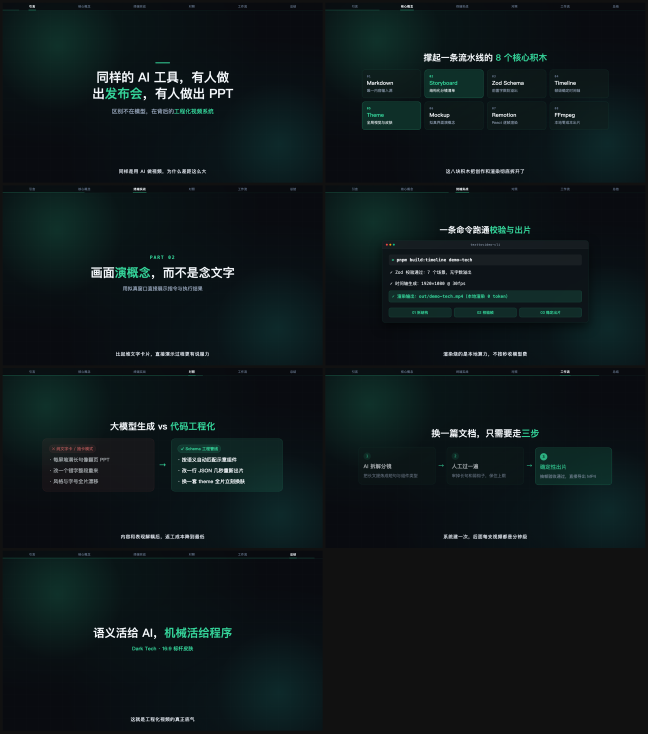
#> input picture src/styles/dark-tech/reference.png, 1944 x 2200 px (shown at 1/3 size)
$ python prepare-handdraw.py ../src/styles/dark-tech/reference.png
#> lines starting #> are read from the running program, lines starting #| are printed output that depends on the picture
#!/usr/bin/env python3
"""
手绘白板动画预处理脚本（零 OpenCV 依赖，仅用 Pillow + NumPy + SciPy）：
给定一张彩色插画 <img.png>，自动生成：
  1. <img.sketch.png>  ：透明底深棕线稿图（Sobel 边缘 + 暗部细节提取）
  2. <img.strokes.json>：归一化 (0..1) 线稿笔尖轨迹 sketchPoints + Z 字上色轨迹 paintPoints

用法：
  .venv-tts/bin/python scripts/prepare-handdraw.py <image_path_or_slug> [--force]
"""
import json
import math
import sys
from pathlib import Path

import numpy as np
from PIL import Image
from scipy.ndimage import gaussian_filter, sobel


def extract_sketch_and_strokes(img_path: Path, force: bool = False) -> None:
#> called with force = False
    sketch_path = img_path.with_suffix(".sketch.png")
    strokes_path = img_path.with_suffix(".strokes.json")

    if not force and sketch_path.exists() and strokes_path.exists():
        print(f"⏭  已存在手绘预处理产物，跳过: {img_path.name}")
        return

    img = Image.open(img_path).convert("RGB")
#> img is the input picture: PIL image 1944x2200 RGB; mean R, G, B 14.6, 24.3, 26.2
    w, h = img.size
#> w = 1944; h = 2200
    arr = np.asarray(img, dtype=np.float32) / 255.0

    # 1. 灰度 + 轻微高斯平滑去噪，再用 Sobel 提取清晰轮廓边缘
    gray = 0.299 * arr[:, :, 0] + 0.587 * arr[:, :, 1] + 0.114 * arr[:, :, 2]
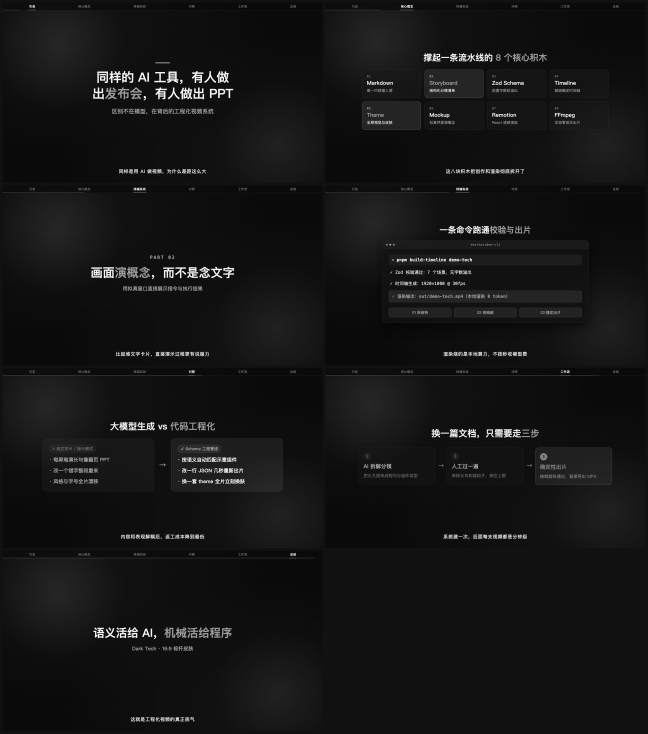
#> gray: shape (2200, 1944) float32 (shown at 1/3 size); min 0, max 1, mean 0.0849
    smooth = gaussian_filter(gray, sigma=0.9)
    gx = sobel(smooth, axis=1)
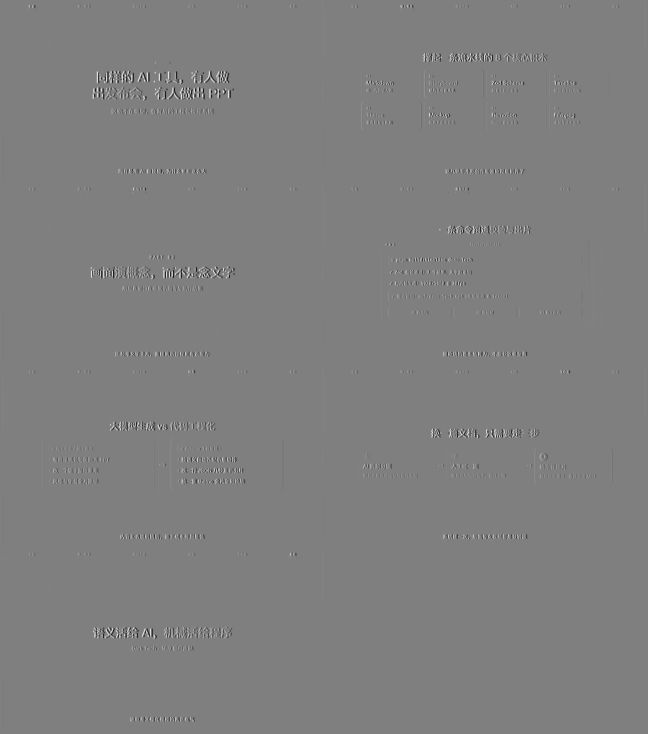
#> gx: shape (2200, 1944) float32 (shown at 1/3 size); min -2.6, max 2.59, mean -4.13e-12; drawn with min black and max white
    gy = sobel(smooth, axis=0)
    mag = np.hypot(gx, gy)
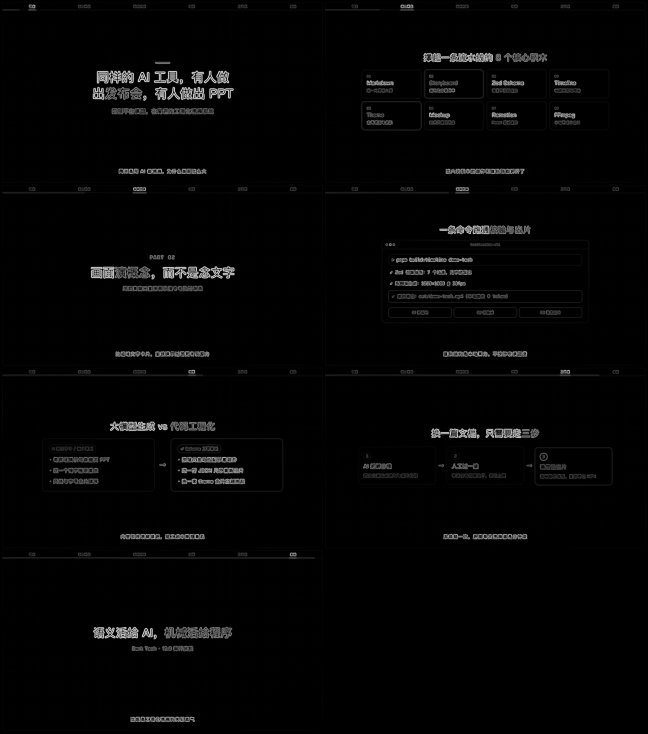
#> mag: shape (2200, 1944) float32 (shown at 1/3 size); min 0, max 2.6, mean 0.0484; drawn with min black and max white

    # 归一化边缘强度，保留清晰的工笔/钢笔线条感
    p95 = float(np.percentile(mag, 96)) or 1.0
#> p95 = 0.306
    edge = np.clip((mag / p95) * 1.35, 0.0, 1.0)
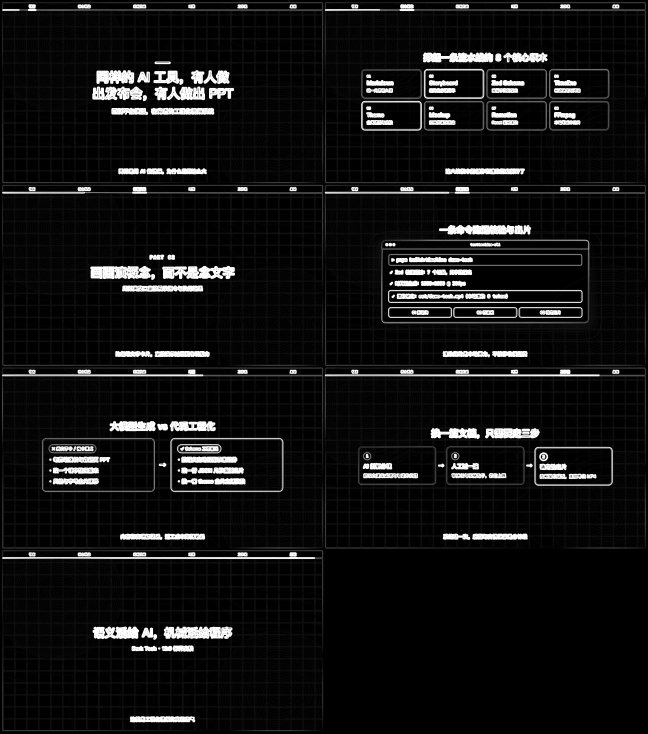
#> edge: shape (2200, 1944) float32 (shown at 1/3 size); min 0, max 1, mean 0.0743
    # 去掉微弱背景噪点，强化真实线条
    edge = np.where(edge > 0.18, np.clip((edge - 0.18) / 0.65, 0.0, 1.0), 0.0)

    # 融合少量原图极暗线条（如纯黑轮廓/深色细节）
    dark_ink = np.clip((0.28 - gray) / 0.22, 0.0, 1.0) * 0.55
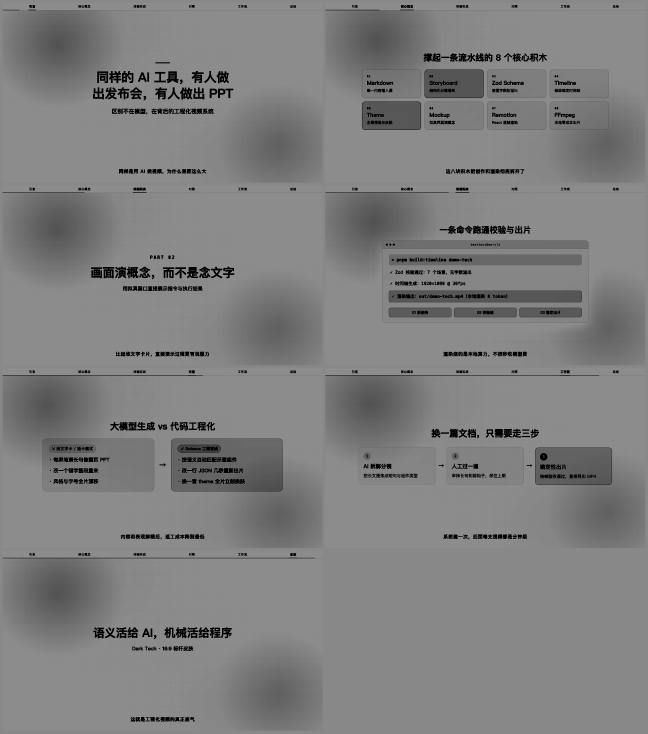
#> dark_ink: shape (2200, 1944) float32 (shown at 1/3 size); min 0, max 0.55, mean 0.499
    ink_alpha = np.clip(np.maximum(edge, dark_ink), 0.0, 1.0)
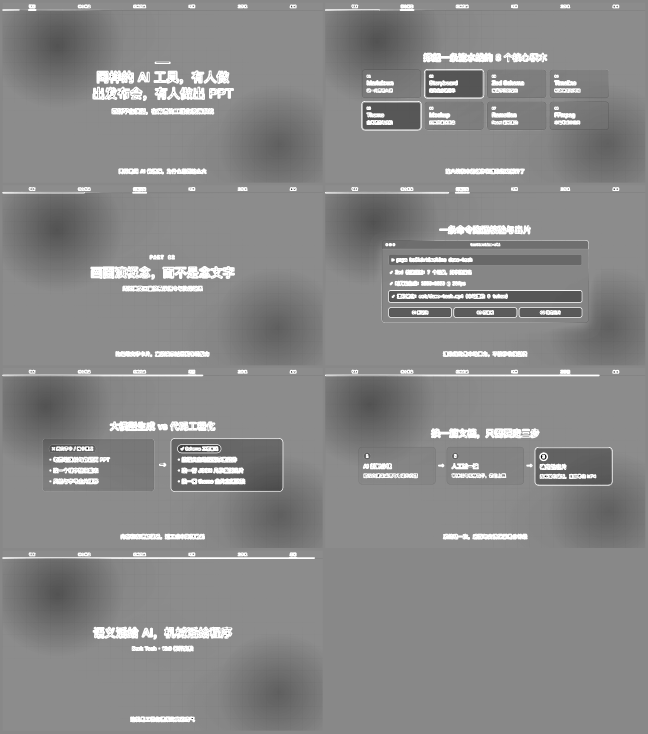
#> ink_alpha: shape (2200, 1944) float32 (shown at 1/3 size); min 0, max 1, mean 0.537

    # 输出透明底深棕墨水线稿 (#2C1E14)
    rgba = np.zeros((h, w, 4), dtype=np.uint8)
    rgba[:, :, 0] = 44
    rgba[:, :, 1] = 30
    rgba[:, :, 2] = 20
    rgba[:, :, 3] = (ink_alpha * 245).astype(np.uint8)
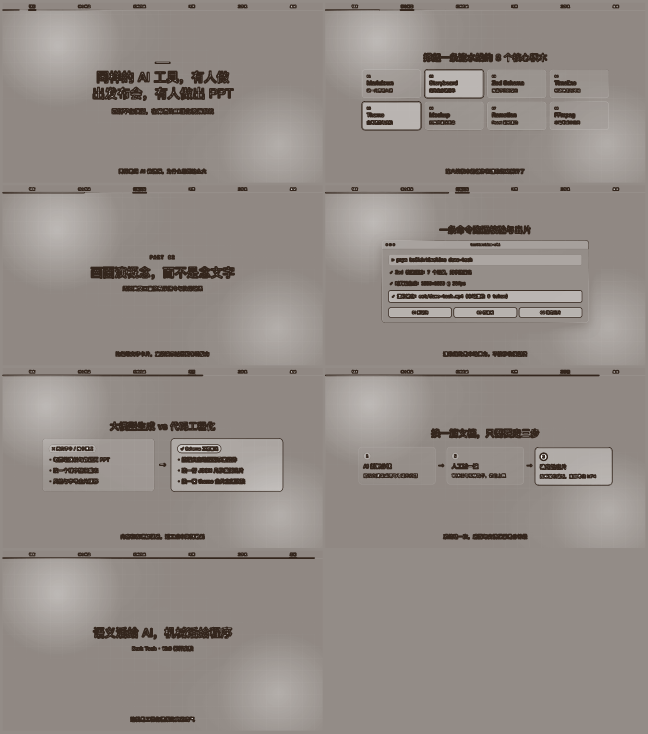
#> rgba: shape (2200, 1944, 4) (shown at 1/3 size); mean of channels 0, 1, 2, 3 44, 30, 20, 130.9; transparent parts drawn white
    Image.fromarray(rgba, mode="RGBA").save(sketch_path)

    # 2. 基于线稿密度网格生成最近邻连贯笔尖轨迹 (sketchPoints)
    grid_cols, grid_rows = 28, 18
    cell_w = w / grid_cols
#> cell_w = 69.43
    cell_h = h / grid_rows
#> cell_h = 122.2
    candidates = []
    for r in range(grid_rows):
        for c in range(grid_cols):
            y0, y1 = int(r * cell_h), int((r + 1) * cell_h)
            x0, x1 = int(c * cell_w), int((c + 1) * cell_w)
            patch = ink_alpha[y0:y1, x0:x1]
            density = float(patch.mean())
            if density > 0.035:
                candidates.append(((c + 0.5) / grid_cols, (r + 0.5) / grid_rows, density))
#> after the loop, candidates = 504 items, first 6: (0.0179, 0.0278, 0.513), (0.0536, 0.0278, 0.475), (0.0893, 0.0278, 0.428), (0.125, 0.0278, 0.47), (0.161, 0.0278, 0.495), (0.196, 0.0278, 0.541)

    if not candidates:
        candidates = [(0.2, 0.2, 1.0), (0.8, 0.2, 1.0), (0.8, 0.8, 1.0), (0.2, 0.8, 1.0)]

    # 从最左上角有线条的区域起笔，按最近邻贪心串联成自然手绘轨迹
    candidates.sort(key=lambda p: p[0] + p[1])
    visited = [False] * len(candidates)
#> visited = 504 items, first 6: False, False, False, False, False, False
    order = [0]
    visited[0] = True
    for _ in range(len(candidates) - 1):
        cur_x, cur_y, _ = candidates[order[-1]]
        best_i = -1
        best_d = 1e9
        for i, (cx, cy, _) in enumerate(candidates):
            if visited[i]:
                continue
            d = math.hypot(cx - cur_x, cy - cur_y)
            if d < best_d:
                best_d = d
                best_i = i
        if best_i >= 0:
            visited[best_i] = True
            order.append(best_i)
#> this loop made 503 passes
#> (cur_x, cur_y) on passes 1 to 3: (0.0179, 0.0278), (0.0536, 0.0278), (0.0893, 0.0278)
#> after the loop, order = 504 values, max 503 at index 476, min 0 at index 0, mean 251.5; visited = 504 items, first 6: True, True, True, True, True, True

    # 下采样控制在 ~95 个关键轨迹点，流畅且 JSON 轻量
    step = max(1, len(order) // 95)
#> step = 5
    sketch_pts = [
        [round(candidates[idx][0], 4), round(candidates[idx][1], 4)]
        for idx in order[::step]
    ]
#> sketch_pts = 101 pairs, first value 0.0179 to 0.982, second value 0.0278 to 0.972
    if order[-1] != order[::step][-1]:
        sketch_pts.append([round(candidates[order[-1]][0], 4), round(candidates[order[-1]][1], 4)])

    # 3. 计算主体包围盒并生成斜向 Z 字形上色涂抹轨迹 (paintPoints)
    xs = [p[0] for p in sketch_pts]
#> xs = 102 values, max 0.982 at index 28, min 0.0179 at index 0, mean 0.494
    ys = [p[1] for p in sketch_pts]
#> ys = 102 values from 0.0278 to 0.972
    min_x, max_x = max(0.04, min(xs) - 0.05), min(0.96, max(xs) + 0.05)
#> min_x = 0.04; max_x = 0.96
    min_y, max_y = max(0.04, min(ys) - 0.05), min(0.96, max(ys) + 0.05)
#> min_y = 0.04; max_y = 0.96

    paint_pts = []
    stripes = 7
    for i in range(stripes):
        t = i / max(1, stripes - 1)
        y = min_y + t * (max_y - min_y)
        if i % 2 == 0:
            paint_pts.append([round(min_x, 4), round(y, 4)])
            paint_pts.append([round((min_x + max_x) / 2, 4), round(y, 4)])
            paint_pts.append([round(max_x, 4), round(y, 4)])
        else:
            paint_pts.append([round(max_x, 4), round(y, 4)])
            paint_pts.append([round((min_x + max_x) / 2, 4), round(y, 4)])
            paint_pts.append([round(min_x, 4), round(y, 4)])
#> this loop made 7 passes
#> y on passes 1 to 7: 0.04, 0.193, 0.347, 0.5, 0.653, 0.807, 0.96
#> after the loop, paint_pts = 21 items, first 6: [0.04, 0.04], [0.5, 0.04], [0.96, 0.04], [0.96, 0.193], [0.5, 0.193], [0.04, 0.193]

    payload = {
        "width": w,
        "height": h,
        "sketchPoints": sketch_pts,
        "paintPoints": paint_pts,
    }
    strokes_path.write_text(json.dumps(payload, separators=(",", ":")), encoding="utf-8")
    print(f"✓ 已生成手绘线稿与轨迹: {sketch_path.name} ({len(sketch_pts)} 线稿点, {len(paint_pts)} 上色点)")
#| ✓ 已生成手绘线稿与轨迹: reference.sketch.png (102 线稿点, 21 上色点)


def main() -> None:
    args = [a for a in sys.argv[1:] if not a.startswith("--")]
    force = "--force" in sys.argv[1:]
    if not args:
        print("用法: prepare-handdraw.py <image_path_or_slug> [--force]")
        sys.exit(1)

    target = Path(args[0])
    if target.exists() and target.is_file():
        extract_sketch_and_strokes(target, force=force)
        return

    # 按 slug 扫描 storyboard.json 中所有 hand-draw 场景引用的图片
    sb_path = Path("content") / args[0] / "storyboard.json"
    if not sb_path.exists():
        print(f"✗ 找不到图片或分镜文件: {args[0]}")
        sys.exit(1)

    sb = json.loads(sb_path.read_text(encoding="utf-8"))
    images: list[str] = []
    for scene in sb.get("scenes", []):
        if scene.get("type") != "hand-draw":
            continue
        if scene.get("image"):
            images.append(scene["image"])
        for it in scene.get("items", []):
            if it.get("image"):
                images.append(it["image"])

    if not images:
        print(f"ℹ️  [{args[0]}] 无 hand-draw 场景，跳过手绘预处理。")
        return

    for rel in dict.fromkeys(images):
        p = Path("public") / rel
        if p.exists():
            extract_sketch_and_strokes(p, force=force)
        else:
            print(f"⚠️  未找到手绘源图: {p}")


if __name__ == "__main__":
    main()

$ run again, on src/styles/warm-editorial/reference.png
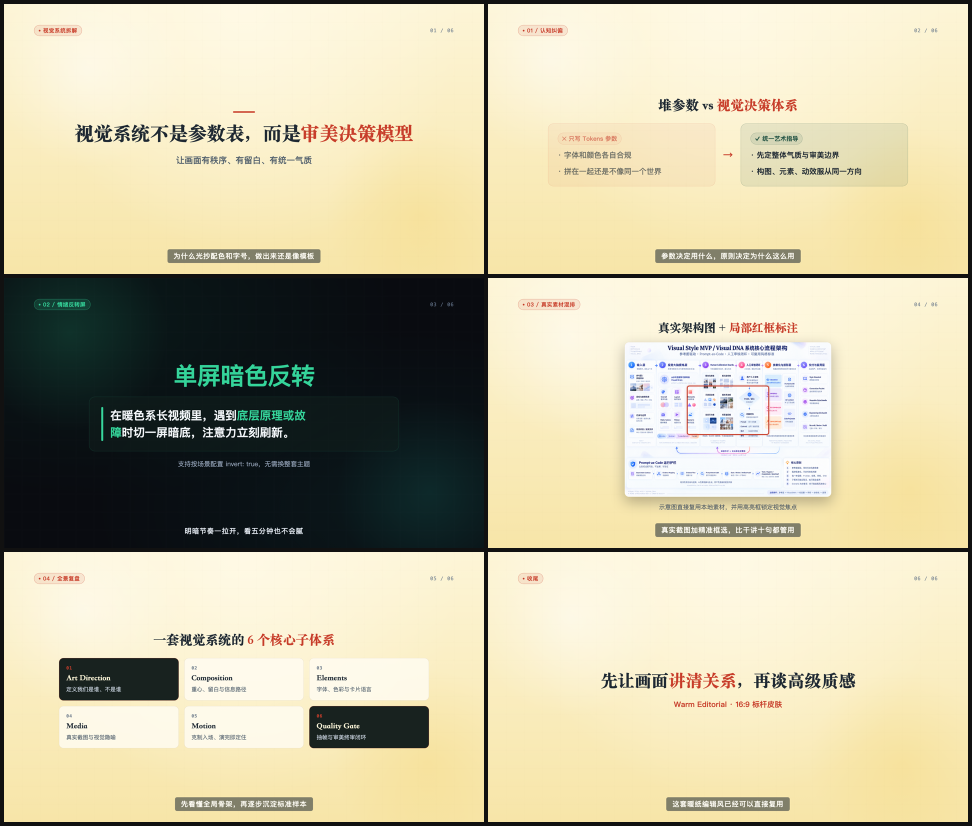
#> input picture src/styles/warm-editorial/reference.png, 1944 x 1652 px (shown at 1/2 size)
#> in extract_sketch_and_strokes, img is the input picture: PIL image 1944x1652 RGB; mean R, G, B 198.2, 191.6, 162.4
#> in extract_sketch_and_strokes, `mag = np.hypot(gx, gy)`:
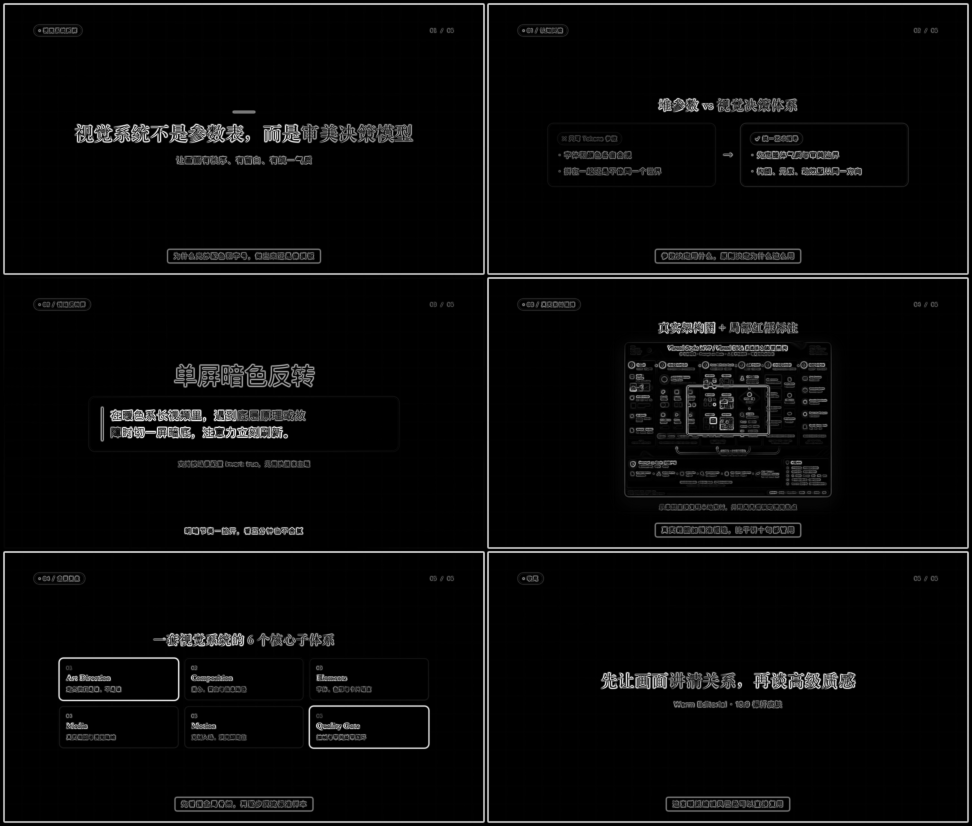
#> mag: shape (1652, 1944) float32 (shown at 1/2 size); min 0, max 2.52, mean 0.0921; drawn with min black and max white
#> p95 = 0.913
#> in extract_sketch_and_strokes, `rgba[:, :, 3] = (ink_alpha * 245).astype(np.uint8)`:
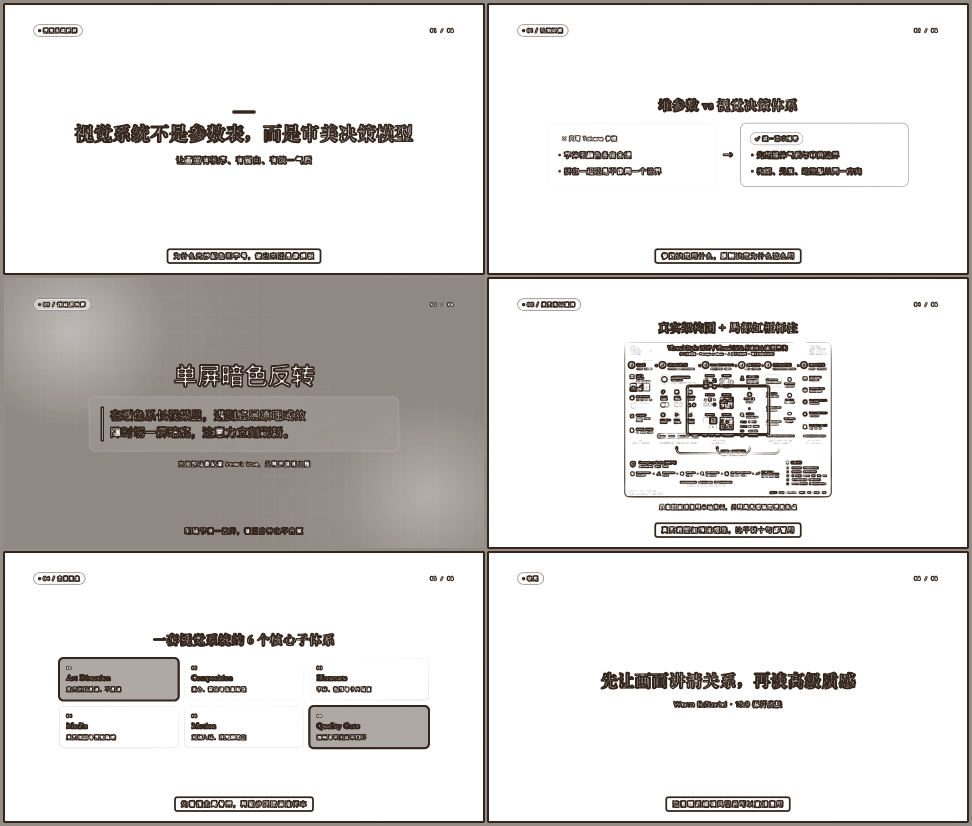
#> rgba: shape (1652, 1944, 4) (shown at 1/2 size); mean of channels 0, 1, 2, 3 44, 30, 20, 40.5; transparent parts drawn white
#> after the loop in extract_sketch_and_strokes, `for r in range(grid_rows):`: candidates = 365 items, first 6: (0.0179, 0.0278, 0.173), (0.0536, 0.0278, 0.185), (0.0893, 0.0278, 0.116), (0.125, 0.0278, 0.0799), (0.161, 0.0278, 0.0799), (0.196, 0.0278, 0.0799)
#> in extract_sketch_and_strokes, `visited = [False] * len(candidates)`: visited = 365 items, first 6: False, False, False, False, False, False
#> the loop in extract_sketch_and_strokes, `for _ in range(len(candidates) - 1):` made 364 passes
#> (cur_x, cur_y) on passes 1 to 3: (0.0179, 0.0278), (0.0536, 0.0278), (0.0893, 0.0278)
#> after the loop in extract_sketch_and_strokes, `for _ in range(len(candidates) - 1):`: order = 365 values, max 364 at index 325, min 0 at index 0, mean 182; visited = 365 items, first 6: True, True, True, True, True, True
#> step = 3
#> sketch_pts = 122 pairs, first value 0.0179 to 0.982, second value 0.0278 to 0.972
#> xs = 123 values, max 0.982 at index 9, min 0.0179 at index 0, mean 0.462
#> ys = 123 values, max 0.972 at index 97, min 0.0278 at index 0, mean 0.508
#> min_x = 0.04; max_x = 0.96
#> min_y = 0.04; max_y = 0.96
#> the loop in extract_sketch_and_strokes, `for i in range(stripes):` made 7 passes
#> y on passes 1 to 7: 0.04, 0.193, 0.347, 0.5, 0.653, 0.807, 0.96
#> after the loop in extract_sketch_and_strokes, `for i in range(stripes):`: paint_pts = 21 items, first 6: [0.04, 0.04], [0.5, 0.04], [0.96, 0.04], [0.96, 0.193], [0.5, 0.193], [0.04, 0.193]
#| ✓ 已生成手绘线稿与轨迹: reference.sketch.png (123 线稿点, 21 上色点)
